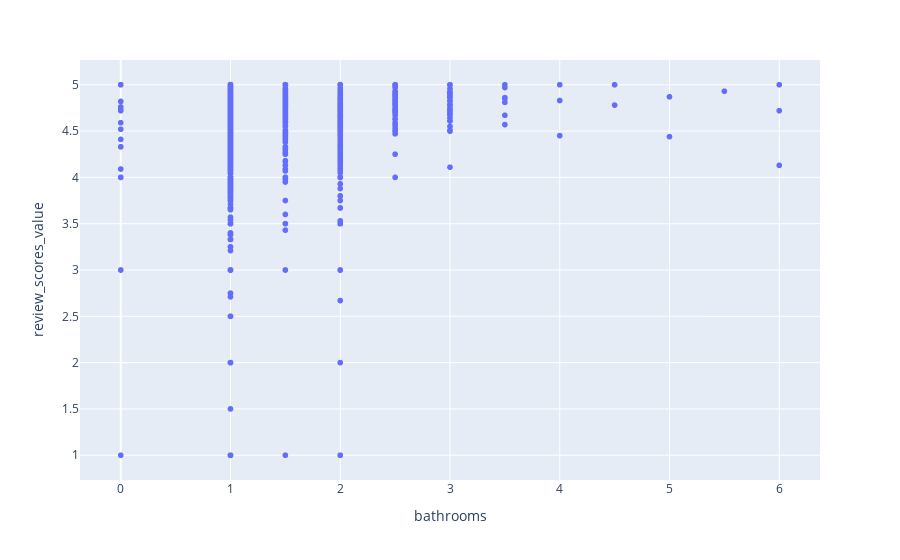

Notebook code for this chart:
### Code cell
fig = px.scatter(listings, x='bathrooms', y='review_scores_value')
fig.show()

### Figure 1 — Plotly figure (JSON) as saved in the notebook; plotly's stock layout.template omitted (floating-point values rounded to 4 significant figures; data arrays with more than 128 entries replaced by an {"elided": "..."} marker saying what was removed)
{"data": [{"hovertemplate": "bathrooms=%{x}<br>review_scores_value=%{y}<extra></extra>", "legendgroup": "", "marker": {"color": "#636efa", "symbol": "circle"}, "mode": "markers", "name": "", "showlegend": false, "type": "scattergl", "x": {"elided": "4204 float values"}, "xaxis": "x", "y": {"elided": "4204 float values"}, "yaxis": "y"}], "layout": {"legend": {"tracegroupgap": 0}, "margin": {"t": 60}, "xaxis": {"anchor": "y", "domain": [0, 1], "title": {"text": "bathrooms"}}, "yaxis": {"anchor": "x", "domain": [0, 1], "title": {"text": "review_scores_value"}}}}
